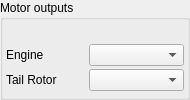
            <widget class="QGroupBox" name="SwashplateBox_2">
             <property name="sizePolicy">
              <sizepolicy hsizetype="Fixed" vsizetype="Maximum">
               <horstretch>0</horstretch>
               <verstretch>0</verstretch>
              </sizepolicy>
             </property>
             <property name="maximumSize">
              <size>
               <width>190</width>
               <height>16777215</height>
              </size>
             </property>
             <property name="title">
              <string>Motor outputs</string>
             </property>
             <layout class="QGridLayout" name="gridLayout_18">
              <property name="leftMargin">
               <number>3</number>
              </property>
              <property name="topMargin">
               <number>3</number>
              </property>
              <property name="rightMargin">
               <number>3</number>
              </property>
              <property name="bottomMargin">
               <number>3</number>
              </property>
              <property name="horizontalSpacing">
               <number>3</number>
              </property>
              <property name="verticalSpacing">
               <number>2</number>
              </property>
              <item row="2" column="1">
               <widget class="QComboBox" name="ccpmTailChannel">
                <property name="sizePolicy">
                 <sizepolicy hsizetype="MinimumExpanding" vsizetype="Fixed">
                  <horstretch>0</horstretch>
                  <verstretch>0</verstretch>
                 </sizepolicy>
                </property>
                <property name="minimumSize">
                 <size>
                  <width>85</width>
                  <height>0</height>
                 </size>
                </property>
                <property name="maximumSize">
                 <size>
                  <width>100</width>
                  <height>16777215</height>
                 </size>
                </property>
               </widget>
              </item>
              <item row="1" column="1">
               <widget class="QComboBox" name="ccpmEngineChannel">
                <property name="sizePolicy">
                 <sizepolicy hsizetype="MinimumExpanding" vsizetype="Fixed">
                  <horstretch>0</horstretch>
                  <verstretch>0</verstretch>
                 </sizepolicy>
                </property>
                <property name="minimumSize">
                 <size>
                  <width>85</width>
                  <height>0</height>
                 </size>
                </property>
                <property name="maximumSize">
                 <size>
                  <width>100</width>
                  <height>16777215</height>
                 </size>
                </property>
               </widget>
              </item>
              <item row="2" column="0">
               <widget class="QLabel" name="ccpmTailLabel">
                <property name="sizePolicy">
                 <sizepolicy hsizetype="Fixed" vsizetype="Preferred">
                  <horstretch>0</horstretch>
                  <verstretch>0</verstretch>
                 </sizepolicy>
                </property>
                <property name="minimumSize">
                 <size>
                  <width>80</width>
                  <height>0</height>
                 </size>
                </property>
                <property name="maximumSize">
                 <size>
                  <width>80</width>
                  <height>16777215</height>
                 </size>
                </property>
                <property name="text">
                 <string>Tail Rotor</string>
                </property>
               </widget>
              </item>
              <item row="1" column="0">
               <widget class="QLabel" name="ccpmEngineLabel">
                <property name="sizePolicy">
                 <sizepolicy hsizetype="Fixed" vsizetype="Preferred">
                  <horstretch>0</horstretch>
                  <verstretch>0</verstretch>
                 </sizepolicy>
                </property>
                <property name="minimumSize">
                 <size>
                  <width>80</width>
                  <height>0</height>
                 </size>
                </property>
                <property name="maximumSize">
                 <size>
                  <width>80</width>
                  <height>16777215</height>
                 </size>
                </property>
                <property name="text">
                 <string>Engine</string>
                </property>
               </widget>
              </item>
              <item row="0" column="0">
               <spacer name="verticalSpacer_5">
                <property name="orientation">
                 <enum>Qt::Vertical</enum>
                </property>
                <property name="sizeType">
                 <enum>QSizePolicy::Fixed</enum>
                </property>
                <property name="sizeHint" stdset="0">
                 <size>
                  <width>20</width>
                  <height>20</height>
                 </size>
                </property>
               </spacer>
              </item>
             </layout>
            </widget>
